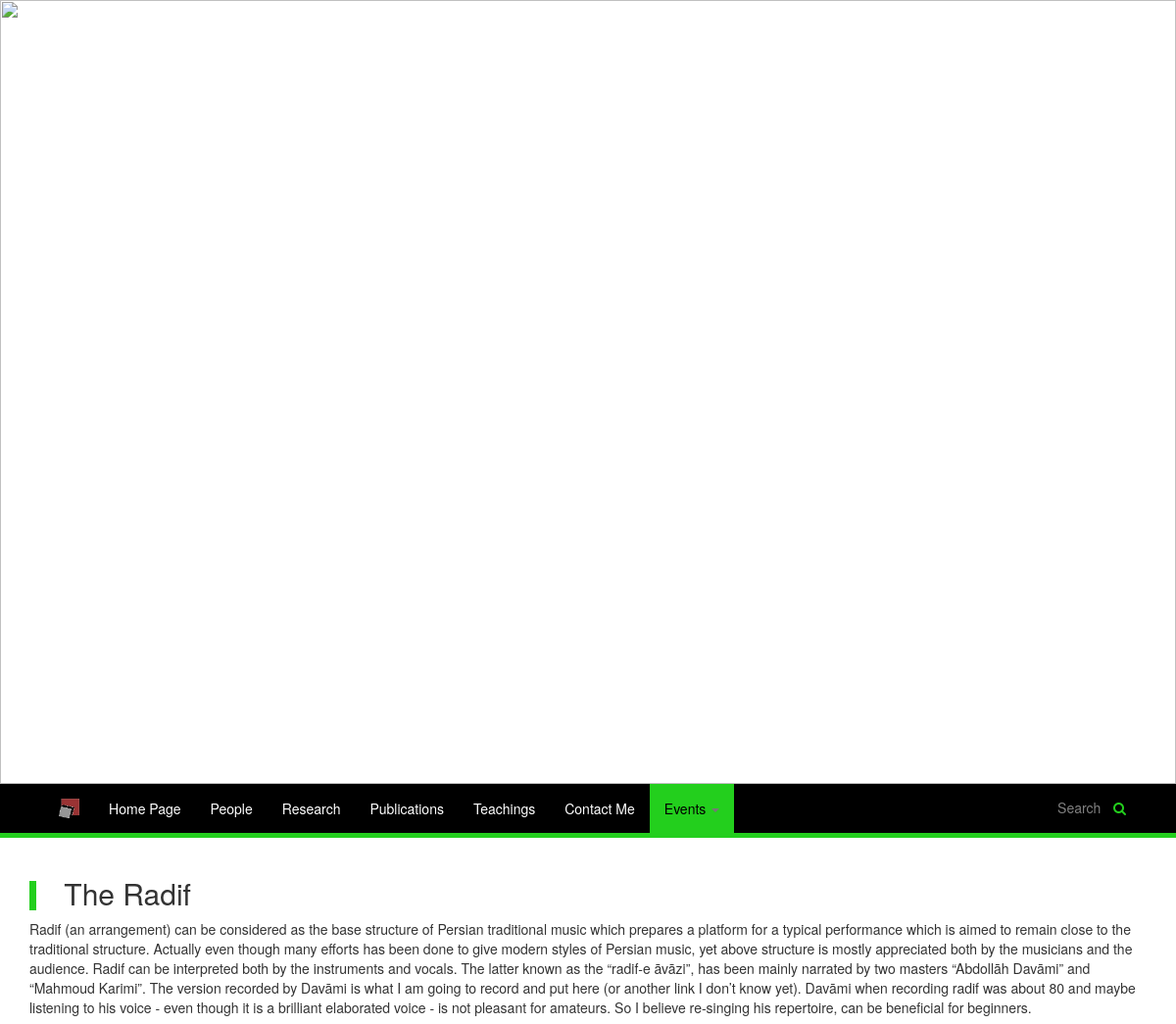
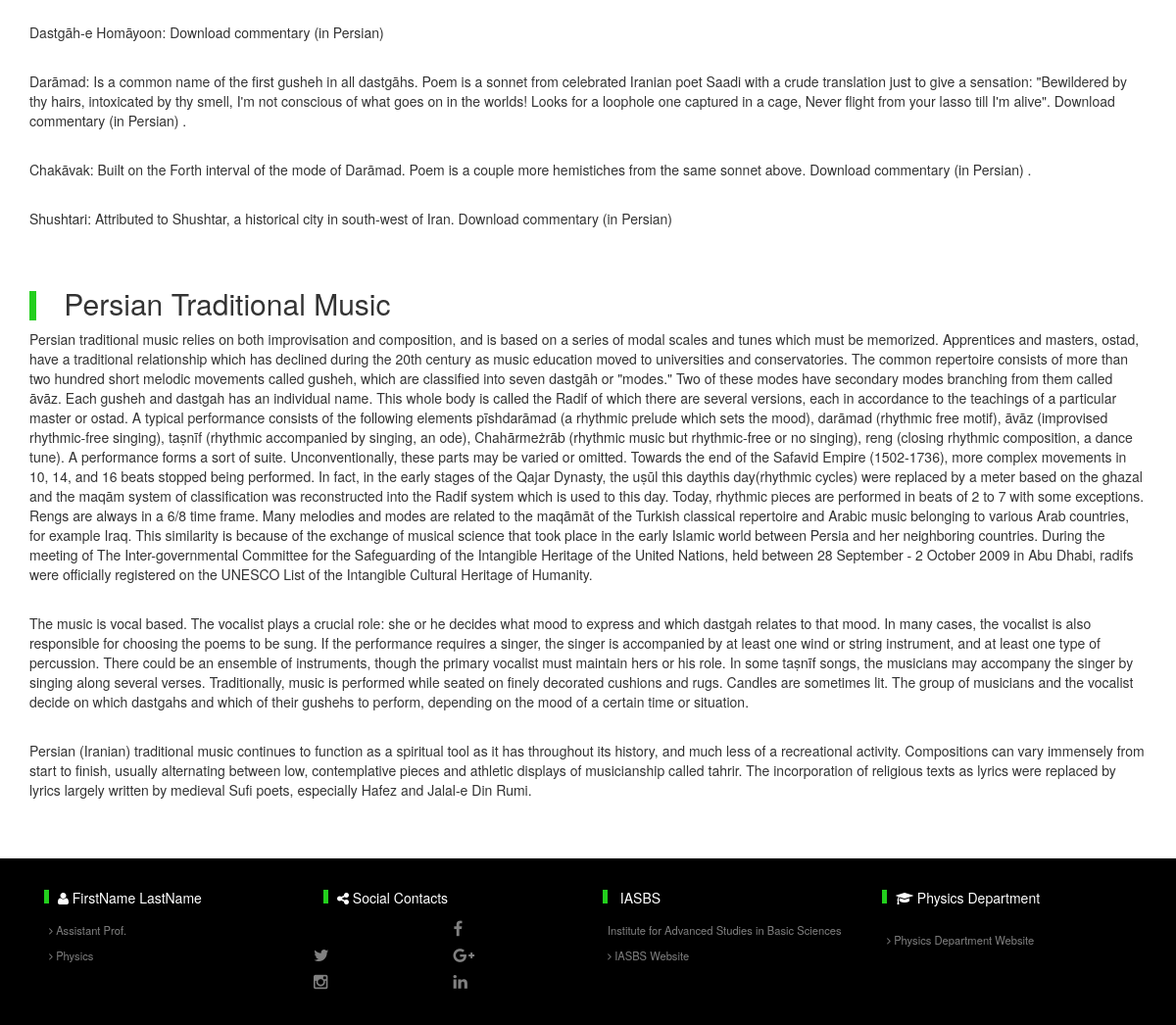
The app's page /preview/beyondscience.php (signed in) with its own data (2 pictures, top to bottom).
### tables this page shows
CREATE TABLE `page` (
  `page_id` varchar(255) NOT NULL,
  `websiteno` int(11) NOT NULL,
  `title` varchar(255) NOT NULL,
  `file_name` varchar(255) NOT NULL,
  `activity_status` tinyint(1) NOT NULL,
  PRIMARY KEY (`page_id`,`websiteno`),
  KEY `website#` (`websiteno`)
);

CREATE TABLE `beyondtopic` (
  `beyondtopic_no` int(11) NOT NULL AUTO_INCREMENT,
  `websiteno` int(11) NOT NULL,
  `title` varchar(1000) NOT NULL,
  `description` varchar(10000) NOT NULL,
  PRIMARY KEY (`beyondtopic_no`)
);

CREATE TABLE `footer_link` (
  `footer_linkno` int(11) NOT NULL AUTO_INCREMENT,
  `websiteno` int(11) NOT NULL,
  `role` tinyint(1) NOT NULL,
  `font_icon` varchar(255) NOT NULL,
  `title` varchar(1024) NOT NULL,
  `description` varchar(1024) NOT NULL,
  `activity_status` tinyint(1) NOT NULL,
  `link_label` varchar(1024) NOT NULL,
  `link_address` varchar(1024) NOT NULL,
  PRIMARY KEY (`footer_linkno`),
  KEY `website#` (`websiteno`)
);

### preview/beyondscience.php (the view, shortened to what this page needs)
<html>
	<head>
		<link rel="stylesheet" type="text/css" href="css/bootstrap.min.css" >
		<link rel="stylesheet" type="text/css" href="css/font-awesome.css" >
		<link rel="stylesheet" type="text/css" href="css/style.css" >
		<?php require_once("../webservices/everypage_technical_header.php"); ?>
	</head>
	<body>
		<?php
			$pageid="beyondscience";
			require_once("header.php");
		?>
		<div class="container">
			<div class="row">
				<?php
					$query="SELECT * FROM `beyondtopic` WHERE websiteno  = ".$websiteno." ;";
					$result=$conn->query($query);
					for($i=0; $i<$result->num_rows ;$i++){
						$row=$result->fetch_assoc();
						echo "
							<div class='card col-xs-12 col-sm-12 col-md-12 col-lg-12'>
								<div class='card-header'>
									<h2>
										<i class='Bar'></i>
										".HTMLDecode($row['title'])."
									</h2>
								</div>
								<div class='card-body'>
									".HTMLDecode($row['description'])."
								</div>
							</div>
						";
					}
				?>
			</div>
		</div>
		<?php
			require_once("footer.php");
		?>
	</body>
</html>

### preview/header.php (shortened to what this page needs)
<?php
	require_once("../webservices/everypage_technical_header.php");
	$HTMLFlag=false;
	$query="SELECT * FROM `page` WHERE websiteno = ".$websiteno." ;";
	$result=$conn->query($query);
	$page=array();
	for($i=0;$i< $result->num_rows ; $i++){
		$row=$result->fetch_assoc();
		$page[$row['page_id']]= $row;
	}
	$List=array('homepage','people','research', 'publications','teachings','contactme');
	$EventsList=array('groupmeetings', 'participatedactivities' ,'beyondscience');
	$query="SELECT `default_header_address`,`logo` FROM `website` WHERE websiteno = ".$websiteno." ;";
	$result=$conn->query($query);
	$row=$result->fetch_assoc();
	$HeaderImage=$row['default_header_address'];
	$HeaderImage=$_SESSION['LoggedIn']."_images/header_".$HeaderImage;
	$LogoImage=$row['logo'];
	$LogoImage= $LogoImage? $_SESSION['LoggedIn']."_images/iasbsLogo.png" : false ;
?>
<header>
	<div class="row">
		<div class="col-lg-12">
			<img style="width:100%;" src="<?php echo $HeaderImage; ?>" />
			<h1 class="carousel-caption" ><?php  ?></h1>
		</div>
	</div>
	<nav class="navbar navbar-default">
		<div class="container">
		    <div class="collapse navbar-collapse" id="myNavbar">
				<ul class="nav navbar-nav">
					<?php
						if($LogoImage) echo "<li class='hidden-xs' ><a href='https://iasbs.ac.ir' target='_blank' ><img src='$LogoImage' style='height:20px;' /></a></li> ";
						foreach($List as $item){
							if($page[$item]['activity_status']==1){
								$class="";
								$href=$page[$item]['file_name'].(($HTMLFlag)? ".html" : ".php");
								echo "<li ".$class." ><a href='".$href."'>".HTMLDecode($page[$item]['title'])."</a></li> ";
							}
						}
					?>
					<?php
						$count=0;
						$print="";
						$active_flag=false;
						foreach($EventsList as $event){
							if($page[$event]['activity_status']==1){
								$count++;
								$class="";
								$href=$page[$event]['file_name'].(($HTMLFlag)? ".html" : ".php");
								if($event==$pageid){
									$class=" class='active' ";
									$href="#";
									$active_flag=true;
								}
								$print.="<li ".$class." ><a href='".$href."'>".HTMLDecode($page[$event]['title'])."</a></li>";
							}
						}
						switch ($count) {
							default:
								echo "<li class='dropdown ".($active_flag?"active":"")."'>
										<a class='dropdown-toggle' data-toggle='dropdown' href='#'>Events
										<span class='caret'></span></a>
										<ul class='dropdown-menu'>".$print."</ul></li>";
								break;
						}
					?>
				</ul>
				<div class="nav navbar-nav navbar-right" >
					<div class="SearchBox hidden-xs">
						<input type="text" placeholder="Search" />
						<button><i class="fa fa-search"></i></button>
					</div>
				</div>
			</div>
		</div>
	</nav>
</header>

### webservices/everypage_technical_header.php (shortened to what this page needs)
<?php
    include("database_header.php");
    $query="SELECT * FROM user WHERE username='".$_SESSION['LoggedIn']."' ;";
    $result = $conn->query($query);
    if( $result->num_rows > 0){
        $row = $result->fetch_assoc();
        $websiteno=$row['websiteno'];
    }else{
        $websiteno=-1;
        $profile_pic_add="../app_data/img/profilepic/default.jpg";
        $profile_pic_caption="";
    }
    function HTMLDecode($str){
        $str=str_replace("&SINGLEQUOTE", "'", $str);
        $str=str_replace("&DOUBLEQUOTE", '"', $str);
        $str=str_replace("&NEWLINE", '<br/>', $str);
        return $str;
    }
?>

### preview/css/style.css (style rules this page uses)
.navbar-default { background-color: #000000; border-color: #23cf1d; border-width: 0; border-radius: 0; border-bottom-width: 5px; }
.navbar-default .navbar-nav > li > a { color: white; }
.navbar-default .navbar-nav > .active > a, .navbar-default .navbar-nav > .active > a:hover, .navbar-default .navbar-nav > .active > a:focus { color: #000000; background-color: #23cf1d; }
.navbar-default .navbar-nav > .dropdown > a .caret { border-top-color: #777; border-bottom-color: #777; }
.SearchBox { background-color: #000000; color: #23cf1d; padding-left:15px; padding-right:15px; margin-top:10px; }
.SearchBox input[type=text] { height:2em; background-color: #000000; color: #fff; padding:3px; border-width: 0; margin-right:0; }
.SearchBox button { height:2em; background-color: #000000;; color: #23cf1d; border:0; }
@media only screen and (min-width : 992px) and (max-width : 1200px) { .navbar-default .navbar-nav > li > a { font-size:1em; } }
@media only screen and (min-width : 992px) and (max-width : 1200px) { .navbar-nav .SearchBox input[type=text] { width: 50px; } }
.Bar:before { content: ''; display: inline-block; width: 7px; height: 1em; margin-right:20px; margin-bottom:-5px; background-color: #23cf1d; }
.card { margin-bottom:30px; }

### records on screen
page: title "Home Page"
page: title "People"
page: title "Research"
page: title "Publications"
page: title "Teachings"
page: title "Contact Me"
beyondtopic: title "The Radif Radif (an arrangement) can be considered as the base structure of Persian traditional music which prepares a platform for a typical performance which is aimed to remain close to the traditional structure. Actually even though many efforts has been done to give modern styles of Persian music, yet above structure is mostly appreciated both by the musicians and the audience. Radif can be interpreted both by the instruments and vocals. The latter known as the “radif-e āvāzi”, has been mainly narrated by two masters “Abdollāh Davāmi” and “Mahmoud Karimi”. The version recorded by Davāmi is what I am going to record and put here (or another link I don’t know yet). Davāmi when recording…"
beyondtopic: title "Persian Traditional Music Persian traditional music relies on both improvisation and composition, and is based on a series of modal scales and tunes which must be memorized. Apprentices and masters, ostad, have a traditional relationship which has declined during the 20th century as music education moved to universities and conservatories. The common repertoire consists of more than two hundred short melodic movements called gusheh, which are classified into seven dastgāh or \"modes.\" Two of these modes have secondary modes branching from them called āvāz. Each gusheh and dastgah has an individual name. This whole body is called the Radif of which there are several versions, each in…"
footer_link: title "IASBS Institute for Advanced Studies in Basic Sciences IASBS Website"
footer_link: title "Physics Department Physics Department Website"

### other values on screen
str_replace("&NEWLINE", '<br/>', $str) "FirstName LastName Assistant Prof. Physics"
